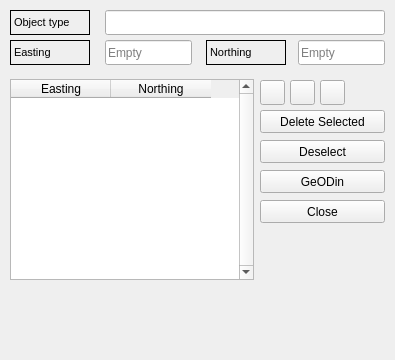
<?xml version="1.0" encoding="UTF-8"?>
<ui version="4.0">
 <class>NewObject</class>
 <widget class="QDockWidget" name="NewObject">
  <property name="geometry">
   <rect>
    <x>0</x>
    <y>0</y>
    <width>395</width>
    <height>360</height>
   </rect>
  </property>
  <property name="minimumSize">
   <size>
    <width>395</width>
    <height>360</height>
   </size>
  </property>
  <property name="acceptDrops">
   <bool>false</bool>
  </property>
  <property name="allowedAreas">
   <set>Qt::RightDockWidgetArea</set>
  </property>
  <property name="windowTitle">
   <string>New Object</string>
  </property>
  <widget class="QWidget" name="dockWidgetContents">
   <property name="acceptDrops">
    <bool>false</bool>
   </property>
   <widget class="QLabel" name="lbl_obtyp">
    <property name="geometry">
     <rect>
      <x>10</x>
      <y>10</y>
      <width>80</width>
      <height>25</height>
     </rect>
    </property>
    <property name="font">
     <font>
      <family>MS Shell Dlg 2</family>
      <pointsize>8</pointsize>
      <kerning>true</kerning>
     </font>
    </property>
    <property name="frameShape">
     <enum>QFrame::Box</enum>
    </property>
    <property name="text">
     <string>Object type</string>
    </property>
   </widget>
   <widget class="QPushButton" name="btn_close">
    <property name="geometry">
     <rect>
      <x>260</x>
      <y>200</y>
      <width>125</width>
      <height>23</height>
     </rect>
    </property>
    <property name="text">
     <string>Close</string>
    </property>
   </widget>
   <widget class="QPushButton" name="btn_ok">
    <property name="geometry">
     <rect>
      <x>260</x>
      <y>170</y>
      <width>125</width>
      <height>23</height>
     </rect>
    </property>
    <property name="text">
     <string>GeODin</string>
    </property>
   </widget>
   <widget class="QPushButton" name="btn_del">
    <property name="geometry">
     <rect>
      <x>260</x>
      <y>110</y>
      <width>125</width>
      <height>23</height>
     </rect>
    </property>
    <property name="text">
     <string>Delete Selected</string>
    </property>
   </widget>
   <widget class="QTableWidget" name="coord_tab">
    <property name="geometry">
     <rect>
      <x>10</x>
      <y>79</y>
      <width>244</width>
      <height>201</height>
     </rect>
    </property>
    <property name="verticalScrollBarPolicy">
     <enum>Qt::ScrollBarAlwaysOn</enum>
    </property>
    <property name="editTriggers">
     <set>QAbstractItemView::NoEditTriggers</set>
    </property>
    <property name="dragDropOverwriteMode">
     <bool>true</bool>
    </property>
    <property name="dragDropMode">
     <enum>QAbstractItemView::NoDragDrop</enum>
    </property>
    <property name="selectionMode">
     <enum>QAbstractItemView::ExtendedSelection</enum>
    </property>
    <property name="selectionBehavior">
     <enum>QAbstractItemView::SelectRows</enum>
    </property>
    <property name="columnCount">
     <number>2</number>
    </property>
    <attribute name="horizontalHeaderDefaultSectionSize">
     <number>100</number>
    </attribute>
    <attribute name="verticalHeaderDefaultSectionSize">
     <number>28</number>
    </attribute>
    <column>
     <property name="text">
      <string>Easting</string>
     </property>
    </column>
    <column>
     <property name="text">
      <string>Northing</string>
     </property>
    </column>
   </widget>
   <widget class="QLineEdit" name="le_obtyp">
    <property name="geometry">
     <rect>
      <x>105</x>
      <y>10</y>
      <width>280</width>
      <height>25</height>
     </rect>
    </property>
    <property name="acceptDrops">
     <bool>false</bool>
    </property>
   </widget>
   <widget class="QLabel" name="lbl_east">
    <property name="geometry">
     <rect>
      <x>10</x>
      <y>40</y>
      <width>80</width>
      <height>25</height>
     </rect>
    </property>
    <property name="font">
     <font>
      <family>MS Shell Dlg 2</family>
      <pointsize>8</pointsize>
      <kerning>true</kerning>
     </font>
    </property>
    <property name="frameShape">
     <enum>QFrame::Box</enum>
    </property>
    <property name="text">
     <string>Easting</string>
    </property>
   </widget>
   <widget class="QLineEdit" name="le_east">
    <property name="geometry">
     <rect>
      <x>105</x>
      <y>40</y>
      <width>87</width>
      <height>25</height>
     </rect>
    </property>
    <property name="acceptDrops">
     <bool>false</bool>
    </property>
    <property name="placeholderText">
     <string>Empty</string>
    </property>
   </widget>
   <widget class="QLabel" name="lbl_north">
    <property name="geometry">
     <rect>
      <x>206</x>
      <y>40</y>
      <width>80</width>
      <height>25</height>
     </rect>
    </property>
    <property name="font">
     <font>
      <family>MS Shell Dlg 2</family>
      <pointsize>8</pointsize>
      <kerning>true</kerning>
     </font>
    </property>
    <property name="frameShape">
     <enum>QFrame::Box</enum>
    </property>
    <property name="text">
     <string>Northing</string>
    </property>
   </widget>
   <widget class="QLineEdit" name="le_north">
    <property name="geometry">
     <rect>
      <x>298</x>
      <y>40</y>
      <width>87</width>
      <height>25</height>
     </rect>
    </property>
    <property name="acceptDrops">
     <bool>false</bool>
    </property>
    <property name="placeholderText">
     <string>Empty</string>
    </property>
   </widget>
   <widget class="QPushButton" name="btn_desel">
    <property name="geometry">
     <rect>
      <x>260</x>
      <y>140</y>
      <width>125</width>
      <height>23</height>
     </rect>
    </property>
    <property name="text">
     <string>Deselect</string>
    </property>
   </widget>
   <widget class="QPushButton" name="btn_createshp">
    <property name="geometry">
     <rect>
      <x>260</x>
      <y>80</y>
      <width>25</width>
      <height>25</height>
     </rect>
    </property>
    <property name="text">
     <string/>
    </property>
    <property name="checkable">
     <bool>false</bool>
    </property>
   </widget>
   <widget class="QPushButton" name="btn_openshp">
    <property name="geometry">
     <rect>
      <x>290</x>
      <y>80</y>
      <width>25</width>
      <height>25</height>
     </rect>
    </property>
    <property name="text">
     <string/>
    </property>
    <property name="checkable">
     <bool>false</bool>
    </property>
   </widget>
   <widget class="QPushButton" name="btn_dragshp">
    <property name="geometry">
     <rect>
      <x>320</x>
      <y>80</y>
      <width>25</width>
      <height>25</height>
     </rect>
    </property>
    <property name="text">
     <string/>
    </property>
    <property name="checkable">
     <bool>false</bool>
    </property>
   </widget>
  </widget>
 </widget>
 <resources/>
 <connections/>
</ui>
